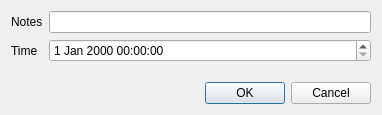
<?xml version="1.0" encoding="UTF-8"?>
<ui version="4.0">
 <class>dialog</class>
 <widget class="QDialog" name="dialog">
  <property name="geometry">
   <rect>
    <x>0</x>
    <y>0</y>
    <width>382</width>
    <height>115</height>
   </rect>
  </property>
  <property name="windowTitle">
   <string>Dialog</string>
  </property>
  <layout class="QVBoxLayout" name="verticalLayout">
   <item>
    <layout class="QFormLayout" name="formLayout">
     <item row="0" column="0">
      <widget class="QLabel" name="notesLabel">
       <property name="text">
        <string>Notes</string>
       </property>
      </widget>
     </item>
     <item row="0" column="1">
      <widget class="QLineEdit" name="notesInput"/>
     </item>
     <item row="1" column="0">
      <widget class="QLabel" name="label_2">
       <property name="text">
        <string>Time</string>
       </property>
      </widget>
     </item>
     <item row="1" column="1">
      <widget class="QDateTimeEdit" name="timeInput"/>
     </item>
    </layout>
   </item>
   <item>
    <widget class="QDialogButtonBox" name="buttonBox">
     <property name="orientation">
      <enum>Qt::Horizontal</enum>
     </property>
     <property name="standardButtons">
      <set>QDialogButtonBox::Cancel|QDialogButtonBox::Ok</set>
     </property>
    </widget>
   </item>
  </layout>
 </widget>
 <resources/>
 <connections>
  <connection>
   <sender>buttonBox</sender>
   <signal>accepted()</signal>
   <receiver>dialog</receiver>
   <slot>accept()</slot>
   <hints>
    <hint type="sourcelabel">
     <x>248</x>
     <y>254</y>
    </hint>
    <hint type="destinationlabel">
     <x>157</x>
     <y>274</y>
    </hint>
   </hints>
  </connection>
  <connection>
   <sender>buttonBox</sender>
   <signal>rejected()</signal>
   <receiver>dialog</receiver>
   <slot>reject()</slot>
   <hints>
    <hint type="sourcelabel">
     <x>316</x>
     <y>260</y>
    </hint>
    <hint type="destinationlabel">
     <x>286</x>
     <y>274</y>
    </hint>
   </hints>
  </connection>
 </connections>
</ui>
